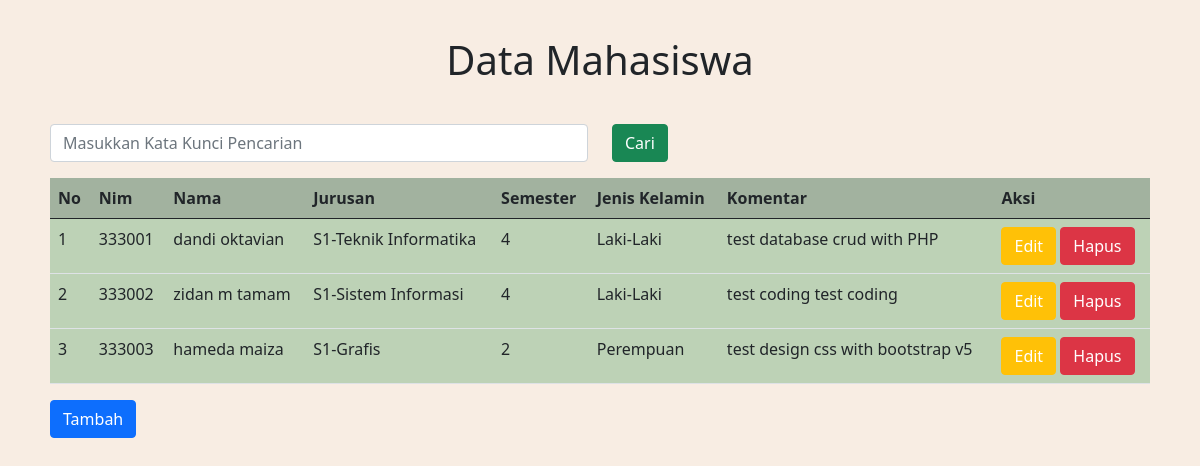
The page / on the database its author committed.
### tables this page shows
CREATE TABLE `mahasiswa` (
  `id` int(11) NOT NULL,
  `nim` varchar(25) NOT NULL,
  `nama` varchar(25) NOT NULL,
  `jurusan` varchar(25) NOT NULL,
  `semester` varchar(25) NOT NULL,
  `jeniskelamin` varchar(25) NOT NULL,
  `komentar` varchar(255) NOT NULL
);

### index.php (the view, shortened to what this page needs)
<?php
include 'koneksi.php';
$datamhs = mysqli_query($conn, "SELECT*FROM mahasiswa");
?>
<!DOCTYPE html>
<html lang="en">
<head>
    <link href="https://cdn.jsdelivr.net/npm/bootstrap@5.0.0-beta3/dist/css/bootstrap.min.css" rel="stylesheet">
    <link rel="stylesheet" href="permak.css">
</head>
<body>
    <div class="container">
        <h1 class="p-3 text-center">Data Mahasiswa</h1>
        <form action="" method="POST">
            <div class="row pt-3 pb-3">
                <div class=" col-6">
                    <input type="text" name="tuliscari" autofocus placeholder="Masukkan Kata Kunci Pencarian" autocomplete="off" class="form-control">
                </div>
                <div class="col">
                    <button type="submit" name="cari" class="btn btn-success">Cari</button>
                </div>
            </div>
        </form>
        <table class="table table-hover">
            <thead>
                <tr>
                    <th>No</th>
                    <th>Nim</th>
                    <th>Nama</th>
                    <th>Jurusan</th>
                    <th>Semester</th>
                    <th>Jenis Kelamin</th>
                    <th>Komentar</th>
                    <th>Aksi</th>
                </tr>
            </thead>
            <tbody>
                <?php $i = 1; ?>
                <?php while ($row = mysqli_fetch_assoc($datamhs)) : ?>
                    <tr>
                        <td><?= $i; ?></td>
                        <td><?= $row["nim"] ?></td>
                        <td><?= $row["nama"] ?></td>
                        <td><?= $row["jurusan"] ?></td>
                        <td><?= $row["semester"] ?></td>
                        <td><?= $row["jeniskelamin"] ?></td>
                        <td><?= $row["komentar"] ?></td>
                        <td>
                            <button type="button" class="btn btn-warning">
                                <a href="edit.php?idedit=<?= $row["id"]; ?>">Edit</a></button>
                            <button type="button" class="btn btn-danger">
                                <a href="exec-hapus.php?idhapus=<?= $row["id"]; ?>" onclick="return confirm('Yakin Hapus Data ini?')" ;>Hapus</a></button>
                        </td>
                    </tr>
                    <?php $i++; ?>
                <?php endwhile; ?>
            </tbody>
        </table>
        <button type="button" class="btn btn-primary"><a href="tambah.php">Tambah</a></button>
    </div>
</body>
</html>

### permak.css (style rules this page uses)
body { background: #f8ede3; }
.container { padding: 20px; }
table { background: #bdd2b6; }
thead { background: #a2b29f; }
a { text-decoration: none; color: #fff; }

### rows shown on the page
mahasiswa: nim "333001", nama "dandi oktavian", jurusan "S1-Teknik Informatika", semester "4", jeniskelamin "Laki-Laki", komentar "test database crud with PHP"
mahasiswa: nim "333002", nama "zidan m tamam", jurusan "S1-Sistem Informasi", semester "4", jeniskelamin "Laki-Laki", komentar "test coding test coding"
mahasiswa: nim "333003", nama "hameda maiza", jurusan "S1-Grafis", semester "2", jeniskelamin "Perempuan", komentar "test design css with bootstrap v5"
